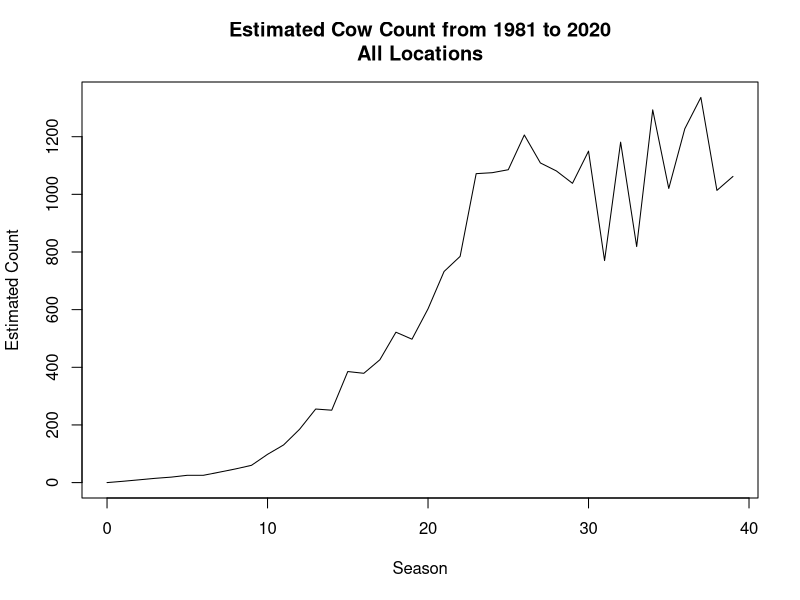
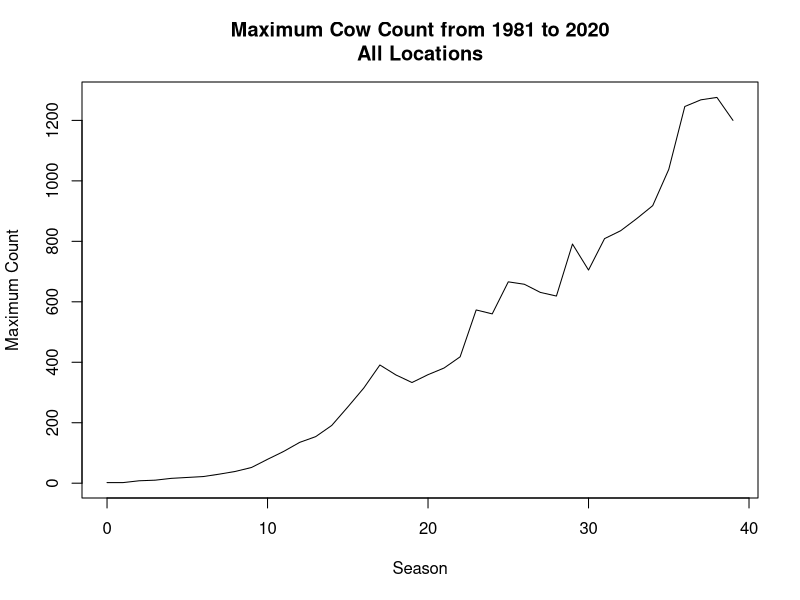
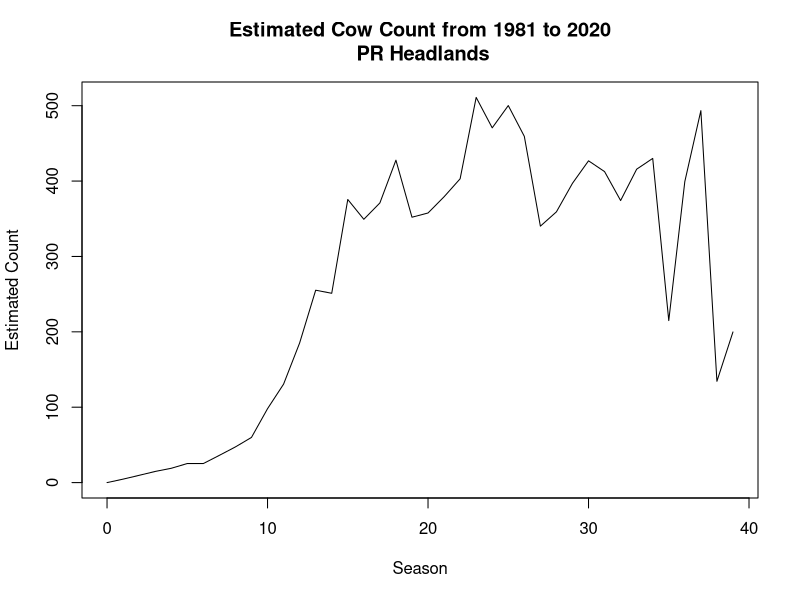
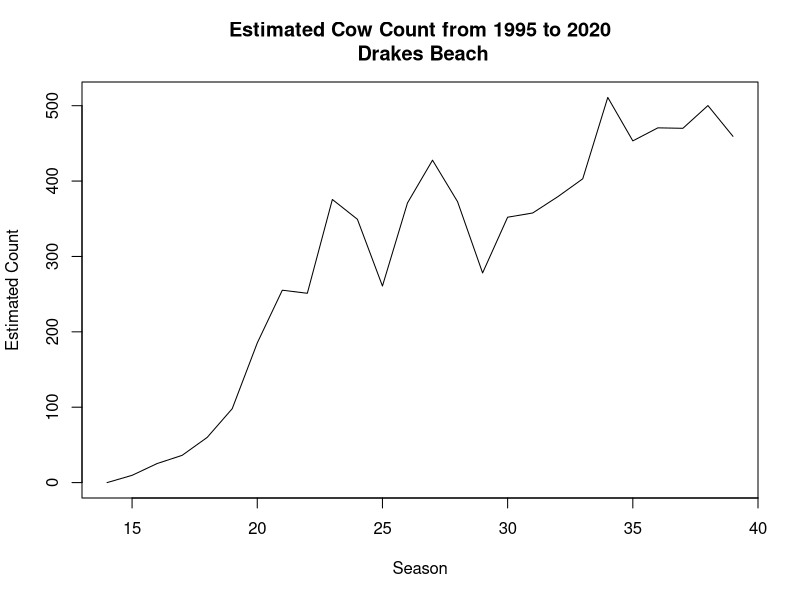
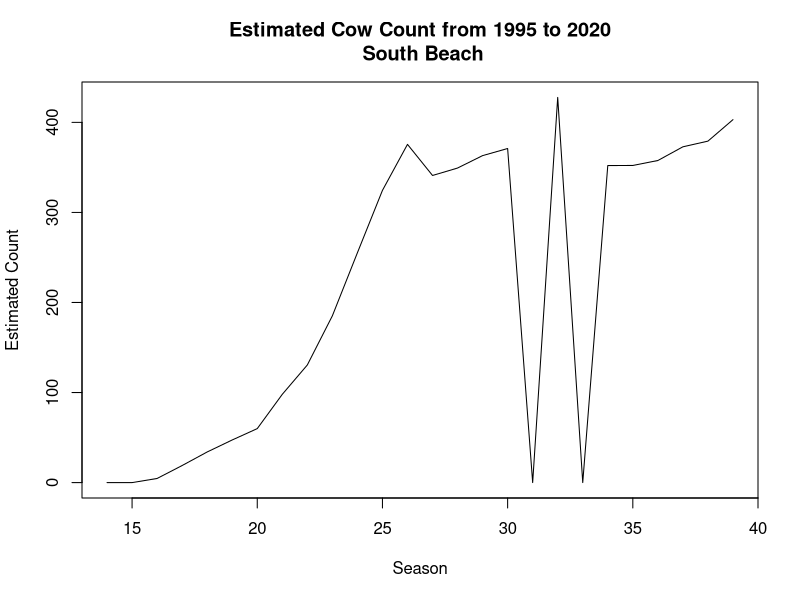
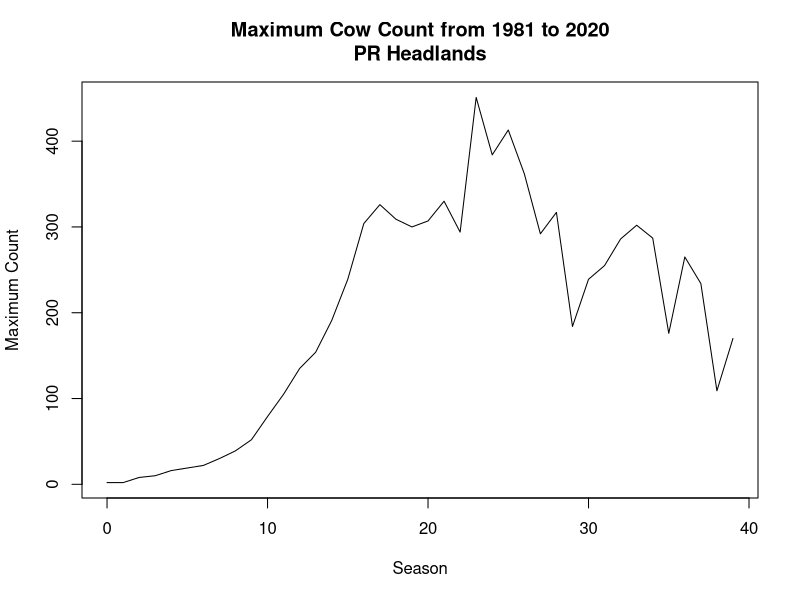
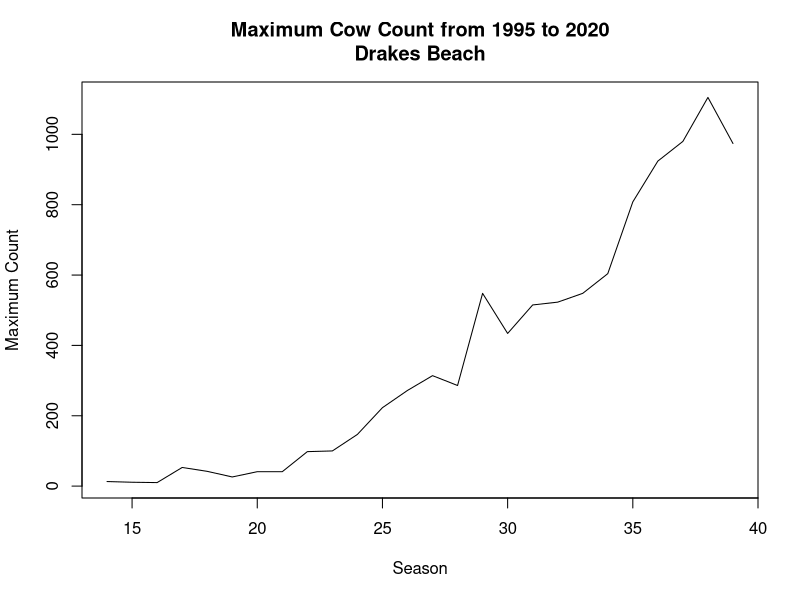
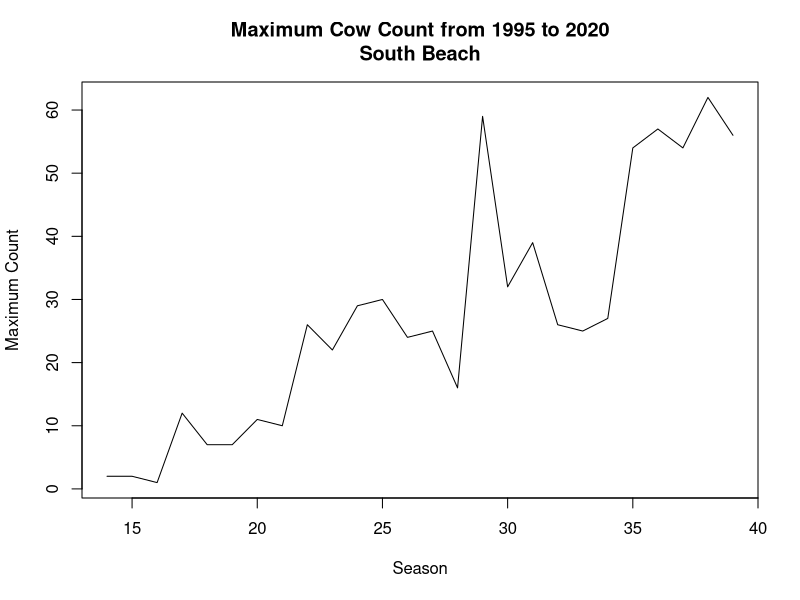

Here is the R script that generated these plots, in order:
# Notes about the data:
# Feb/March 1983 Access was restricted because road was washed out due to  El Nino storms)
# Did not include partial surveys completed during the 2018/2019 government shutdown

library("readxl")
library(dplyr)

setwd("~/Internship Summer 2021")
seals <- read_excel("Eseal_1981-2020.xlsx")
# get rid of weird column
seals <- subset(seals, select = -(...6))
# get rid of deadpup (550 instances)
seals <- subset(seals, Age !="DEADPUP")

# unique age classes: 
unique(seals$Age)
# "BULL-SA4"    "COW"      "IMM"      "PUP"      "SA1-3"     "UNK"      "WNR"      "YRLNG"    "EPUP" 
#                         immature             sub adult   unknown     weaner     yearling   group with pup

# to get the Date into POSIXlt which has nice access to year/month/day use: strptime(seals$Date, format="%Y-%m-%d")
# currently stored as POSIXct which has nice storage in data frames but hard for us to work with
# access month using $mon, year using $year and day using $mday
# remember zero based indexing so Jan is 0 and Dec is 11
# year starts at 1900 so 1981 is actually 81 when you use $year

seals_date <- strptime(seals$Date, format="%Y-%m-%d")

# months included in the data set:
unique(seals_date$mon)
# returns 0 (Jan), 1 (Feb), 2 (March), 10 (Nov), 11 (Dec)

# write a function to get each season defined as November Year1 to March Year2
# for example season 0 is Nov 1980 to March 1981, season 1 is Nov 1981 to March 1982... season 9 is Nov 1989 to March 1990... season 39 is Nov 2019 to March 2020
# works for dates passed in as POSIXlt

# i haven't had trouble with this as a vectorized function in terms of output, but i'm not sure if there might be a problem i don't know about
# i get this warning message when i run it as a vectorized function:
# In if (date$mon > 9) { :
#    the condition has length > 1 and only the first element will be used

get_season <- function(date) {
  if (date$mon > 6) {season <- date$year - 80}
  else season <- date$year - 81 
  return(season)
}

# function that does get_season on every item in a list
get_season_all <- function(lst) {
  vec <- vector("list", length(lst))
  for (i in 1:length(lst)) {
    vec[[i]] <- get_season(lst[[i]])
  }
  return(vec)
}

# now that we have the seasons we can add them to the tables
seals$season <- get_season_all(seals_date)

# subset to grab only cows
cows <- subset(seals, Age == "COW")

# get largest count for each season by location
largest_count_by_location <- function(table) {
  locations <- list("PR Headlands", "Drakes Beach", "South Beach")   #####how to save each table separately???#######
  for (x in locations) {                                             #####i don't actually use this function but i wish i could#####
    tbl <- subset(table, Location == x)
    tbl$month_day <- format(tbl$Date, format="%m-%d")
    tbl2 <- tbl %>% group_by(season) %>% slice(which.max(Count))
    print(tbl2)
  }
}

# had problems with function above so here is the code for grabbing each location and add the month-day date for each season
PRcows <- subset(cows, Location == "PR Headlands")
PRcows$month_day <- format(PRcows$Date, format="%m-%d")

DBcows <- subset(cows, Location == "Drakes Beach")
DBcows$month_day <- format(DBcows$Date, format="%m-%d")

SBcows <- subset(cows, Location == "South Beach")
SBcows$month_day <- format(SBcows$Date, format="%m-%d")

# recreate the multiplier table from Condit et al. (Table A3)
Date <- format(seq(as.Date("1981-01-11"), as.Date("1981-02-08"), by="days"), format="%m-%d")
Multiplier <- c(2.295, 2.107, 1.946, 1.810, 1.693, 1.593, 1.507, 1.434, 1.372, 1.319, 1.274, 1.236, 1.206, 1.181, 1.161, 1.147, 1.138, 1.133, 1.134, 1.139, 1.149, 1.165, 1.186, 1.214, 1.249, 1.292, 1.343, 1.405, 1.479)
Upper <- c(2.678, 2.427, 2.222, 2.056, 1.916, 1.797, 1.696, 1.606, 1.528, 1.463, 1.406, 1.357, 1.316, 1.283, 1.254, 1.230, 1.213, 1.203, 1.200, 1.207, 1.225, 1.253, 1.287, 1.328, 1.378, 1.427, 1.513, 1.597, 1.702)
Lower <- c(1.888, 1.762, 1.650, 1.555, 1.472, 1.401, 1.340, 1.290, 1.246, 1.210, 1.179, 1.154, 1.133, 1.116, 1.104, 1.096, 1.091, 1.089, 1.087, 1.088, 1.093, 1.102, 1.115, 1.134, 1.159, 1.190, 1.228, 1.276, 1.333)
multiplierTable <- data.frame(Date=Date, Lower=Lower, Multiplier=Multiplier, Upper=Upper)

# function to estimate the population using Condit et al.
# not sure how to vectorize so it only works for rows of a table, not a whole table
# returns 0 if the date is out of the range Condit provided
estimate_pop <- function(row, multTbl) {
  if (row$month_day %in% multTbl$Date) {
    m <- multTbl$Multiplier[multTbl$Date == row$month_day] 
    return(m * row$Count)
  } else {
    return(0)
  }
}

# function that estimates the population for a table
# how do i vectorize????? 
estimate_pop_table <- function(table, multTbl) {
  vec <- numeric()
  for (i in 1:nrow(table)) {
    row <- PRcows[i, ]
    est <- estimate_pop(row, multTbl)
    vec <- c(vec, est)
  }
  table$estimate <- vec
  return(table)
}

# add estimates for all dates available and then get the largest estimate for each year
# note: some years will have an estimate of 0 because of the dates surveyed
PRcows <- estimate_pop_table(PRcows, multiplierTable)
DBcows <- estimate_pop_table(DBcows, multiplierTable)
SBcows <- estimate_pop_table(SBcows, multiplierTable)

# PRcows missing season 0 for estimate
PRcows_max_estimate <- PRcows %>% group_by(season) %>% slice(which.max(estimate))
# DBcows starts at season 14 and is missing seasons 14, 38 (probably because of govt shutdowns/partial counts in 2019)
DBcows_max_estimate <- DBcows %>% group_by(season) %>% slice(which.max(estimate))
# SBcows starts at season 14 and is missing seasons 14, 15, 31
SBcows_max_estimate <- SBcows %>% group_by(season) %>% slice(which.max(estimate))

# combine these tables to get yearly estimates for total
# use seasons 0 to 14 from PRcows as total estimate

cow_estimate_total = PRcows_max_estimate$estimate[1:15] #0 index so grabs seasons 0 to 14, need the loop to start at season 15
for (x in 15:39) {
  pr <- PRcows_max_estimate$estimate[PRcows_max_estimate$season == x]
  sb <- SBcows_max_estimate$estimate[SBcows_max_estimate$season == x]
  db <- DBcows_max_estimate$estimate[DBcows_max_estimate$season == x]
  cow_estimate_total <- c(cow_estimate_total, pr + sb + db)
}

# I did this first and realized that on the github Ben said to calculate the estimate using the max count for the season so here's that
# missing estimates for seasons 0, 1, and 13
PRcows_max_count <- PRcows %>% group_by(season) %>% slice(which.max(Count))
# missing estimates for seasons 14, 17, 18, 20, 21, 22, 24, 25, 26, 27, 29, 30, 32, 33, 34, 35, 37, 38 (starts at season 14)
DBcows_max_count <- DBcows %>% group_by(season) %>% slice(which.max(Count))
# missing estimates for seasons 14, 15, 16, 17, 19, 21, 22, 24, 25, 26, 27, 28, 29, 30, 31, 33, 35, 36, 37, 38
SBcows_max_count <- SBcows %>% group_by(season) %>% slice(which.max(Count))

# total max count for all locations
cow_max_total <- PRcows_max_count$Count[1:15]
for (x in 15:39) {
  pr <- PRcows_max_count$Count[PRcows_max_count$season == x]
  sb <- SBcows_max_count$Count[SBcows_max_count$season == x]
  db <- DBcows_max_count$Count[DBcows_max_count$season == x]
  cow_max_total <- c(cow_max_total, pr + sb + db)
}

# i haven't really dug into the tables i created yet, this is just the code to get there
# here are some plots

# plot total estimates and max counts for each season
plot(0:39, cow_estimate_total, type='l', main="Estimated Cow Count from 1981 to 2020\nAll Locations", xlab="Season", ylab='Estimated Count')
plot(0:39, cow_max_total, type='l', main="Maximum Cow Count from 1981 to 2020\nAll Locations", xlab="Season", ylab='Maximum Count')

# can also plot for each location
plot(0:39, PRcows_max_estimate$estimate, type='l', main="Estimated Cow Count from 1981 to 2020\n PR Headlands", xlab="Season", ylab='Estimated Count')
plot(14:39, DBcows_max_estimate$estimate, type='l', main="Estimated Cow Count from 1995 to 2020\n Drakes Beach", xlab="Season", ylab='Estimated Count')
plot(14:39, SBcows_max_estimate$estimate, type='l', main="Estimated Cow Count from 1995 to 2020\n South Beach", xlab="Season", ylab='Estimated Count')

plot(0:39, PRcows_max_count$Count, type='l', main="Maximum Cow Count from 1981 to 2020\nPR Headlands", xlab="Season", ylab='Maximum Count')
plot(14:39, DBcows_max_count$Count, type='l', main="Maximum Cow Count from 1995 to 2020\nDrakes Beach", xlab="Season", ylab='Maximum Count')
plot(14:39, SBcows_max_count$Count, type='l', main="Maximum Cow Count from 1995 to 2020\nSouth Beach", xlab="Season", ylab='Maximum Count')


# need to go back and look at the dates for these max estimates to make sure they seem reasonable for peak dates
# and determine if there's a better strategy for calculating season estimates

